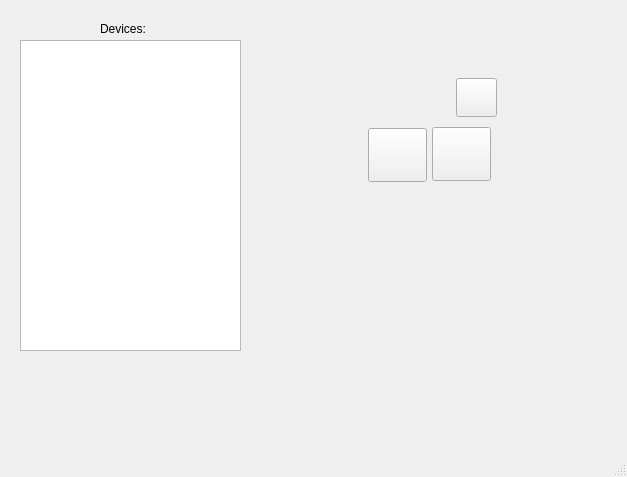
<?xml version="1.0" encoding="UTF-8"?>
<ui version="4.0">
 <class>TVControlPointClass</class>
 <widget class="QMainWindow" name="TVControlPointClass">
  <property name="geometry">
   <rect>
    <x>0</x>
    <y>0</y>
    <width>627</width>
    <height>477</height>
   </rect>
  </property>
  <property name="windowTitle">
   <string>TVControlPoint</string>
  </property>
  <widget class="QWidget" name="centralWidget">
   <widget class="QListWidget" name="li_devices">
    <property name="geometry">
     <rect>
      <x>20</x>
      <y>40</y>
      <width>221</width>
      <height>311</height>
     </rect>
    </property>
   </widget>
   <widget class="QLabel" name="label">
    <property name="geometry">
     <rect>
      <x>100</x>
      <y>20</y>
      <width>62</width>
      <height>18</height>
     </rect>
    </property>
    <property name="text">
     <string>Devices:</string>
    </property>
   </widget>
   <widget class="QLabel" name="img_Control">
    <property name="geometry">
     <rect>
      <x>280</x>
      <y>40</y>
      <width>321</width>
      <height>411</height>
     </rect>
    </property>
    <property name="text">
     <string/>
    </property>
    <property name="pixmap">
     <pixmap>../remotecontrol2.png</pixmap>
    </property>
   </widget>
   <widget class="QPushButton" name="btn_next_chanel">
    <property name="geometry">
     <rect>
      <x>432</x>
      <y>127</y>
      <width>59</width>
      <height>54</height>
     </rect>
    </property>
    <property name="text">
     <string/>
    </property>
    <property name="icon">
     <iconset>
      <normaloff>../btn.png</normaloff>../btn.png</iconset>
    </property>
    <property name="iconSize">
     <size>
      <width>57</width>
      <height>53</height>
     </size>
    </property>
   </widget>
   <widget class="QPushButton" name="btnPrior">
    <property name="geometry">
     <rect>
      <x>368</x>
      <y>128</y>
      <width>59</width>
      <height>54</height>
     </rect>
    </property>
    <property name="text">
     <string/>
    </property>
    <property name="icon">
     <iconset>
      <normaloff>../btn2.png</normaloff>../btn2.png</iconset>
    </property>
    <property name="iconSize">
     <size>
      <width>67</width>
      <height>53</height>
     </size>
    </property>
   </widget>
   <widget class="QPushButton" name="btn_power">
    <property name="geometry">
     <rect>
      <x>456</x>
      <y>78</y>
      <width>41</width>
      <height>39</height>
     </rect>
    </property>
    <property name="text">
     <string/>
    </property>
    <property name="icon">
     <iconset>
      <normaloff>../btnpower.png</normaloff>../btnpower.png</iconset>
    </property>
    <property name="iconSize">
     <size>
      <width>93</width>
      <height>100</height>
     </size>
    </property>
   </widget>
  </widget>
  <widget class="QStatusBar" name="statusBar"/>
 </widget>
 <layoutdefault spacing="6" margin="11"/>
 <resources/>
 <connections/>
</ui>
